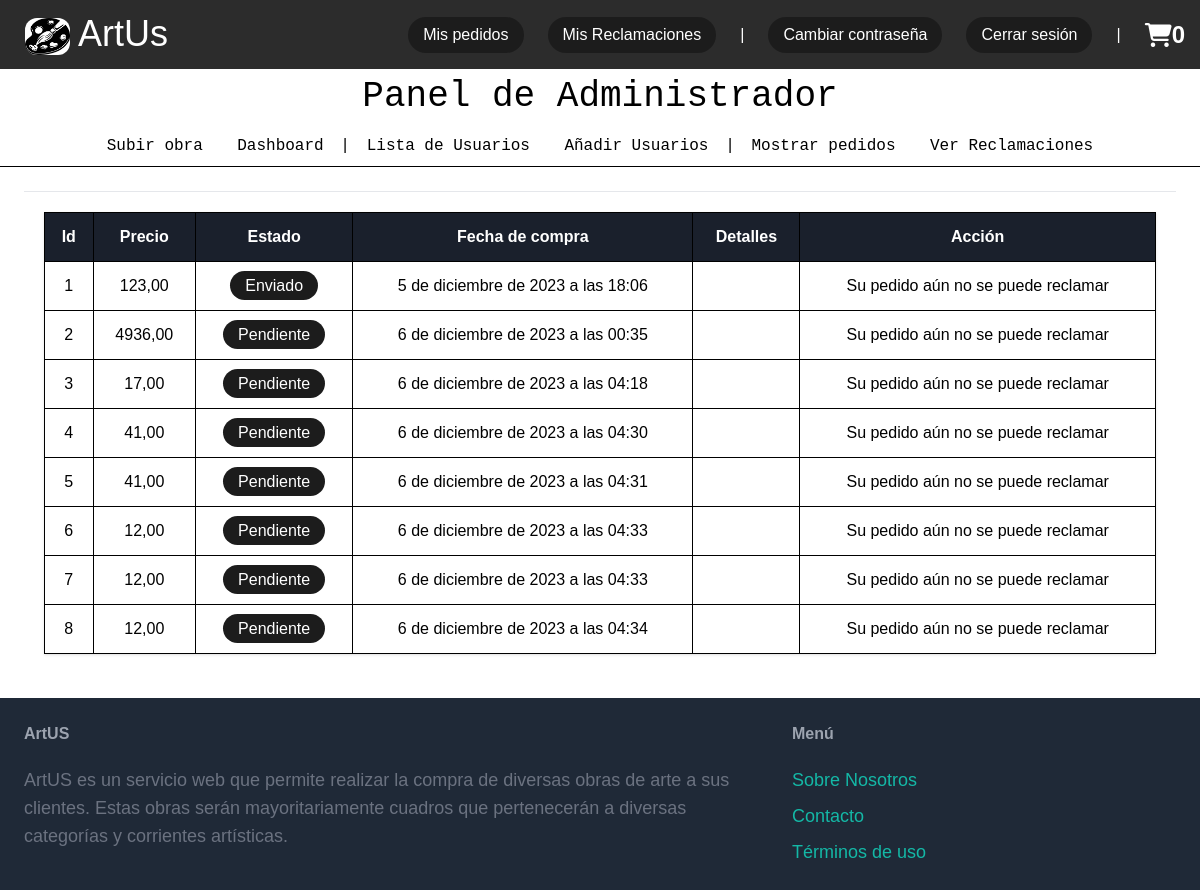
The app's page /my-order/ (signed in), older data.
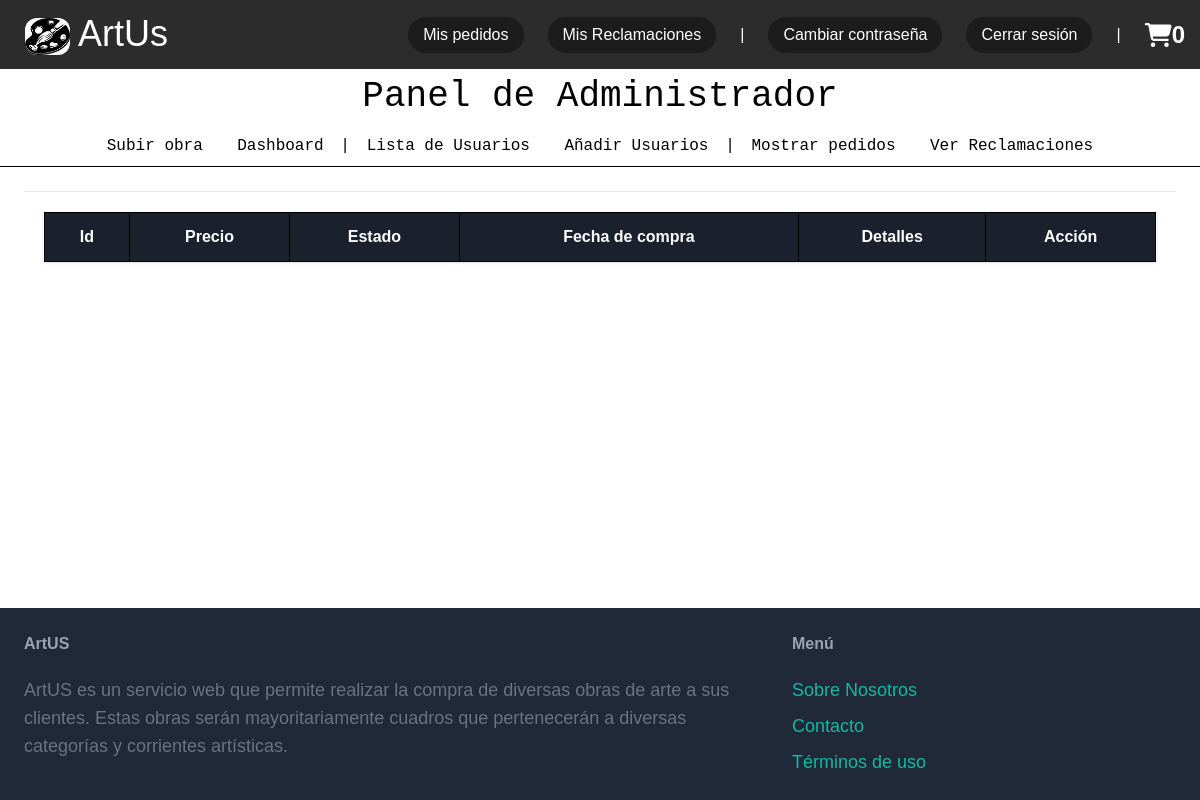
The same page, newer data.
### proyect/models.py (models this page shows, shortened)
class Order(models.Model):
    ordernum = models.CharField(max_length=9, null=True, blank=True)
    customer = models.CharField(max_length=200, null=True, blank=True)
    created = models.DateTimeField(auto_now_add=True)
    status = models.IntegerField(choices=orderStatus, default=1)
    total_price = models.DecimalField(max_digits=10, decimal_places=2, default=0.0, blank=True)
    address = models.CharField(max_length=100, blank=True)
    country = models.CharField(max_length=50, blank=True)
    city = models.CharField(max_length=100, blank=True)
    zip_code = models.CharField(max_length=5, blank=True)
    telephone = models.CharField(max_length=20, blank=True)

### proyect/views.py (the view)
# urls.py: path('my-order/', views.myOrder, name="my-order"),
def myOrder(request):
    orders = Order.objects.filter(customer=request.user.email)
    orderdetails = Order_Detail.objects.all()
    return render(request, "order/myOrder.html", locals())

### proyect/context_processors.py (called while the page is built)
def total_bill(request):
    total = 0
    if request.user.is_authenticated:
        if "shopping_cart" in request.session.keys():
            for key, value in request.session["shopping_cart"].items():
                total += int(value["accum_value"])
    return {"total_bill": total}

def cart_count(request):
    count = 0
    if "shopping_cart" in request.session.keys():
        for key, value in request.session["shopping_cart"].items():
            count += int(value['quantity'])
    return {"cart_count": count}

### proyect/templates/order/myOrder.html (shortened to what this page needs)
{% extends 'core/base.html' %}
{% block content %}
<!DOCTYPE html>
{% load static %}
    <html lang="es">
    <head>
        <link rel="stylesheet" href="https://cdnjs.cloudflare.com/ajax/libs/font-awesome/6.2.1/css/all.min.css" />
    </head>
    <body>
    <hr class="mt-0">
    <div class="card shadow m-5" id="myorder">
        <div class="card-body">
            <div class="container-fluid">
                <table class="table table-bordered" style="width:100%">
                    <thead>
                    <tr style="border-bottom: 1px solid #000;">
                        <th>Id</th>
                        <th>Precio</th>
                        <th>Estado</th>
                        <th>Fecha de compra</th>
                        <th>Detalles</th>
                        <th>Acción</th>
                    </tr>
                    </thead>
                    <tbody>
                    {% for i in orders %}
                    <tr style="border-bottom: 1px solid #000;">
                        <td style="text-align: center">{{forloop.counter}}</td>
                        <td style="text-align: center">{{i.total_price}}</td>
                        <td style="text-align: center"><a href="/user-order-track/{{i.id}}/" class="btn-edit" title="Ver estado del pedido">{{i.get_status_display}}</a></td>
                        <td style="text-align: center">{{i.created}}</td>
                        <td style="text-align: center">
                        </td>
                        <td style="text-align: center">
                            {% if i.status == 4 %}
                                <a href="/user-feedback/{{i.id}}/" class="btn-delete">Reclamación</a>
                            {% else%}
                                <a>Su pedido aún no se puede reclamar</a>
                            {% endif %}
                        </td>
                    </tr>
                    {% endfor %}
                    </tbody>
                </table>
            </div>
        </div>
    </div>
    </body>
    </html>
{% endblock %}

Row changes from the older to the newer data that the page shows:
removed Order: total_price "123,00", status "Enviado", created "5 de diciembre de 2023 a las 18:06", shows "Su pedido aún no se puede reclamar"
removed Order: total_price "4936,00", status "Pendiente", created "6 de diciembre de 2023 a las 00:35", shows "Su pedido aún no se puede reclamar"
removed Order: total_price "17,00", status "Pendiente", created "6 de diciembre de 2023 a las 04:18", shows "Su pedido aún no se puede reclamar"
removed Order: total_price "41,00", status "Pendiente", created "6 de diciembre de 2023 a las 04:30", shows "Su pedido aún no se puede reclamar"
removed Order: total_price "41,00", status "Pendiente", created "6 de diciembre de 2023 a las 04:31", shows "Su pedido aún no se puede reclamar"
removed Order: total_price "12,00", status "Pendiente", created "6 de diciembre de 2023 a las 04:33", shows "Su pedido aún no se puede reclamar"
removed Order: total_price "12,00", status "Pendiente", created "6 de diciembre de 2023 a las 04:33", shows "Su pedido aún no se puede reclamar"
removed Order: total_price "12,00", status "Pendiente", created "6 de diciembre de 2023 a las 04:34", shows "Su pedido aún no se puede reclamar"
